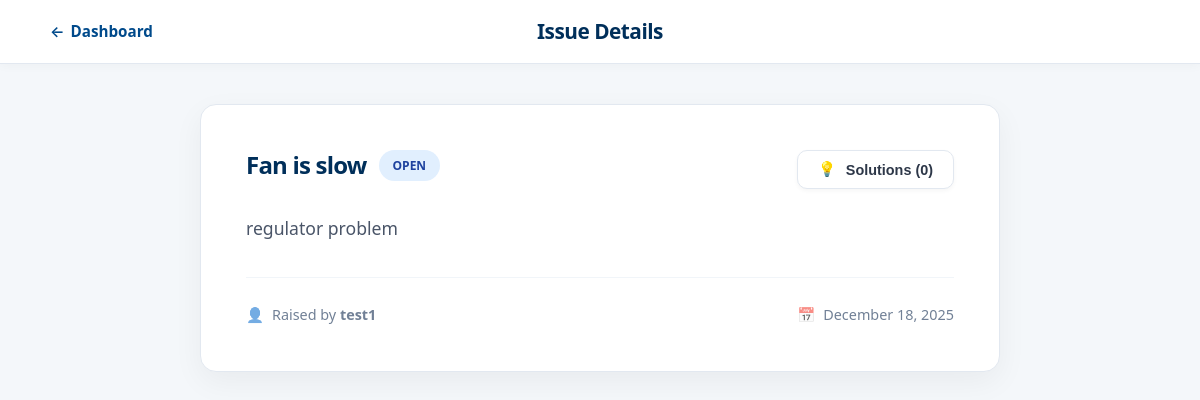
The page /issue/11/ on the database as committed earlier.
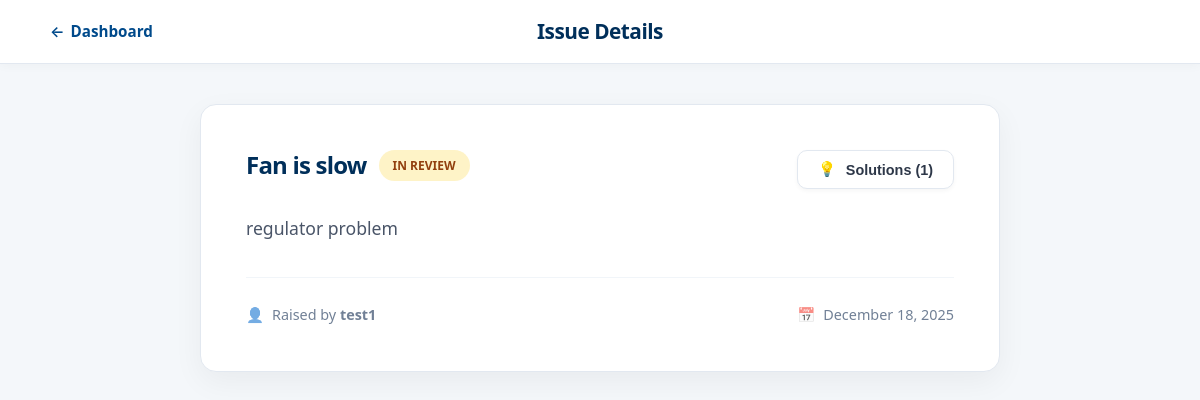
The same page on the database as committed later.
### app/models.py (models this page shows, shortened)
class Issue(models.Model):
    STATUS_CHOICES = [
        ('Open', 'Open'),
        ('In Review', 'In Review'),
        ('Resolved', 'Resolved'),
    ]
    title = models.CharField(max_length=100)
    description = models.TextField()
    status = models.CharField(max_length=20, choices=STATUS_CHOICES, default='Open')
    reported_date = models.DateField(auto_now_add=True)
    reported_by_id = models.ForeignKey(UserDetails, on_delete=models.CASCADE)
    image = models.ImageField(upload_to='issue_images/', blank=True, null=True)

class UserDetails(models.Model):
    full_name = models.CharField(max_length=200, null=True, blank=True)
    email = models.EmailField(unique=True)
    password = models.CharField(max_length=100)
    flat_number = models.CharField(max_length=100)
    role = models.CharField(max_length=100)
    profile_picture = models.ImageField(upload_to='profile_pics/', null=True, blank=True)

### app/views.py (the view)
# urls.py: path('issue/<str:issue_id>/', views.issue_details_view, name='issue_details'),
def issue_details_view(request, issue_id):
    issue = get_object_or_404(Issue, id=issue_id)
    solutions = Solution.objects.filter(issue=issue).order_by('-upvotes', '-suggested_date')
    user_id = request.session.get('user_id')
    user = UserDetails.objects.filter(id=user_id).first()
    return render(request, 'Issue_Details_View.html', {
        'issue': issue,
        'solutions': solutions,
        'user': user  # Added this to the context
    })

### app/templates/Issue_Details_View.html (shortened to what this page needs)
<!DOCTYPE html>
<html lang="en">
<head>
</head>
<body>
    <header class="full-width-header">
        <div class="header-inner">
            <div class="header-left-edge">
                <a href="{% url 'home' %}" class="back-link"><span>←</span> Dashboard</a>
            </div>
            <div class="header-center">
                <span class="header-title">Issue Details</span>
            </div>
        </div>
    </header>
    <main class="details-container">
        <div class="details-content-card">
            <div class="card-body">
                <div class="issue-header-row">
                    <div style="display: flex; flex-direction: column; gap: 10px; flex: 1;">
                        <div style="display: flex; align-items: center; gap: 12px; flex-wrap: wrap;">
                            <h1 class="issue-title" style="margin: 0;">{{ issue.title }}</h1>
                            <span class="status-pill" style="
                                white-space: nowrap;
                                {% if issue.status == 'Resolved' %} background: #def7ec; color: #03543f;
                                {% elif issue.status == 'In Review' %} background: #fef3c7; color: #92400e;
                                {% else %} background: #e1effe; color: #1e429f; {% endif %}
                            ">
                                 {{ issue.status }}
                            </span>
                        </div>
                    </div>
                    <button class="btn-action" onclick="toggleModal()" style="flex-shrink: 0;">
                        <span>💡</span> Solutions ({{ solutions|length }})
                    </button>
                </div>
                <p class="issue-description">{{ issue.description }}</p>
                <div class="issue-meta">
                    <span class="meta-item">
                        <span style="opacity: 0.6;">👤</span>
                        <span>Raised by <strong>{{ issue.reported_by_id.full_name|default:issue.reported_by_id.email }}</strong></span>
                    </span>
                    <span class="meta-item">
                        <span style="opacity: 0.6;">📅</span>
                        {{ issue.reported_date|date:"F d, Y" }}
                    </span>
                </div>
            </div>
        </div>
    </main>
</body>
</html>

Rows that differ between the two databases and show on the page:
changed Issue "Fan is slow": status "OPEN" → "IN REVIEW"
Other text that changed with them:
{{ solutions|length }}: "0" → "1"
